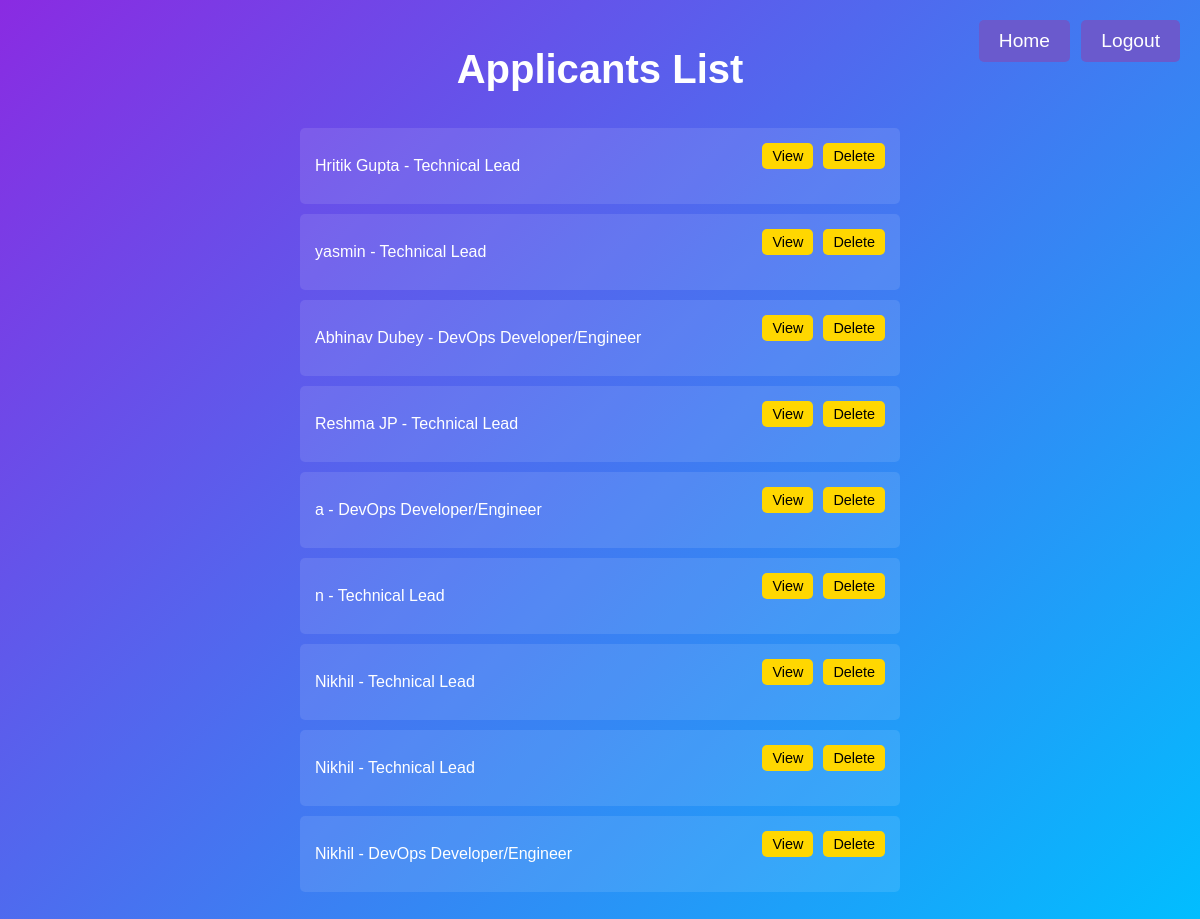
Page /custom-admin/applications/ on the earlier database version.
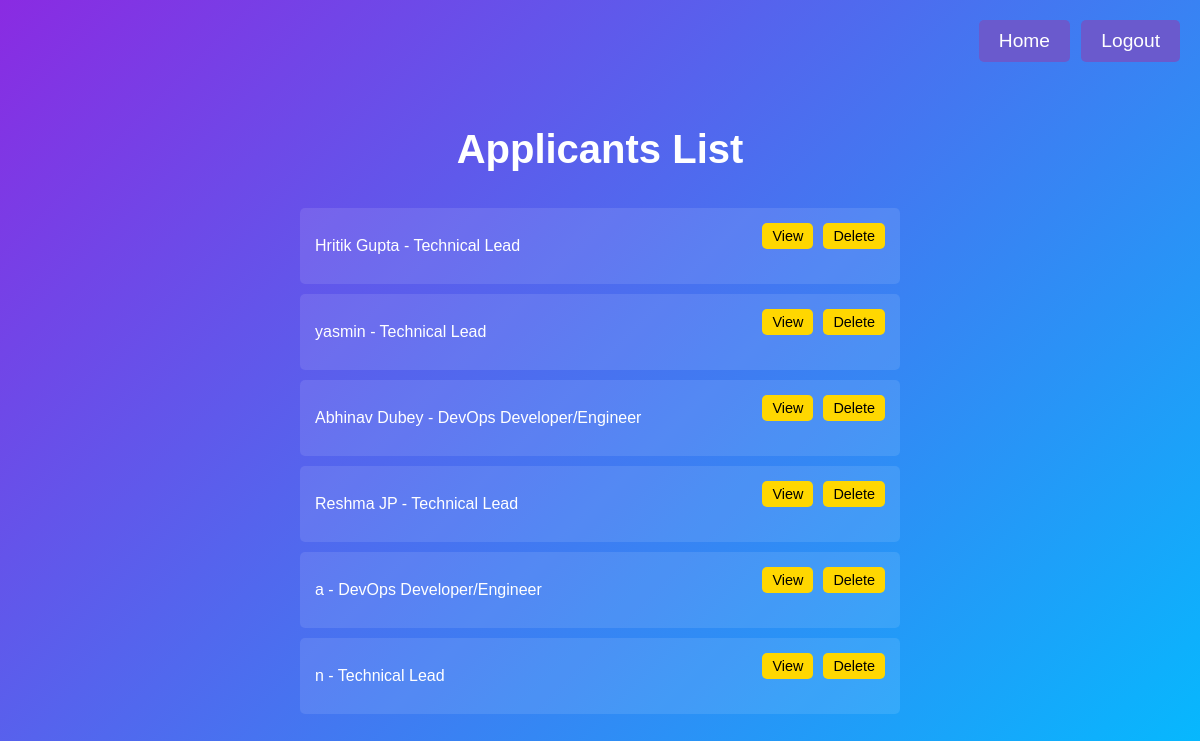
Same page on the later database version.
### carrer/models.py (models this page shows, shortened)
class Application(models.Model):
    id = models.BigAutoField(primary_key=True)
    name = models.CharField(max_length=100)
    job = models.ForeignKey(Jobs, on_delete=models.CASCADE)
    mob = models.CharField(max_length=10)
    mailID = models.CharField(max_length=50)
    resume = models.FileField(upload_to="resume/")

class Jobs(models.Model):
    id = models.BigAutoField(primary_key=True)
    position = models.CharField(max_length=500)
    location = models.CharField(max_length=500)
    jobType = models.CharField(max_length=500)
    openings = models.IntegerField()
    experiences = models.CharField(max_length=500)
    educationLevel = models.CharField(max_length=500, null=True)
    description = models.CharField(max_length=6000)
    requirements = models.TextField(max_length=6000)

### carrer/views.py (the view)
# urls.py: path('applications/', views.admin_application_list, name='admin_application_list'),
def admin_application_list(request):
    applications = models.Application.objects.all()
    return render(request, 'carrer/admin_application_list.html', {'applications': applications})

### carrer/templates/carrer/admin_application_list.html (shortened to what this page needs)
<!DOCTYPE html>
<html lang="en">
<head>
</head>
<body>
    <a class="btn-add-job1" href="{% url 'admin_dashboard' %}">Home</a>
    <a class="btn-add-job2" href="{% url 'admin_logout' %}">Logout</a>
    <h1 class="list1">Applicants List</h1>
    <ul>
        {% for application in applications %}
        <li>
            <div class="application-details">
                {{ application.name }} - {{ application.job.position }}
            </div>
            <div class="buttons">
                <a href="{% url 'admin_application_edit' application.id %}">View</a>
                <a href="{% url 'admin_application_delete' application.id %}">Delete</a>
            </div>
        </li>
        {% endfor %}
    </ul>
</body>
</html>

Differences in the rows shown:
removed Application: name "Nikhil", job.position "Technical Lead"
removed Application: name "Nikhil", job.position "Technical Lead"
removed Application: name "Nikhil", job.position "DevOps Developer/Engineer"
